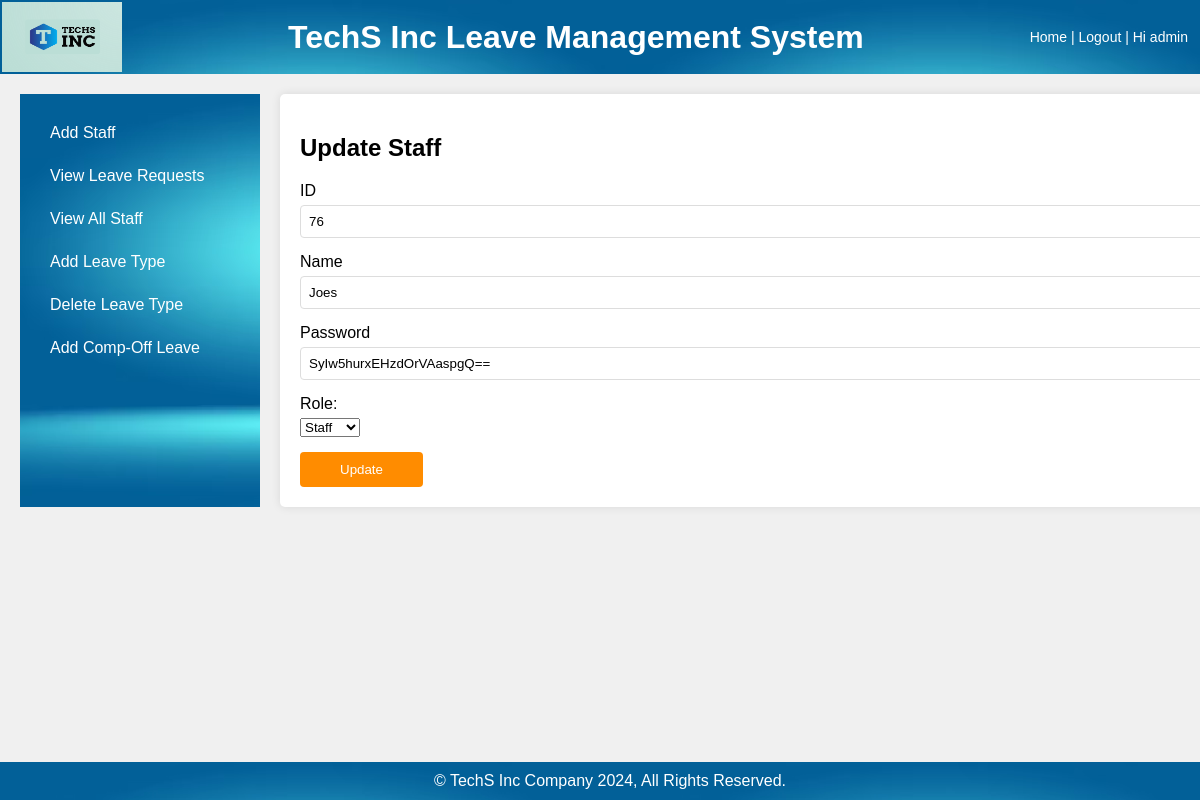
Screenshot of /Controller/update_staff.php?id=76 with the database file from the repository.
### tables this page shows
CREATE TABLE `users` (
  `user_id` int(11) NOT NULL,
  `username` varchar(50) NOT NULL,
  `email` text NOT NULL,
  `password` varchar(50) NOT NULL,
  `role` varchar(50) NOT NULL,
  `reset_token_hash` varchar(100) DEFAULT NULL,
  `reset_token_expires_at` datetime DEFAULT NULL
);

### Controller/update_staff.php (the view, shortened to what this page needs)
<?php
include '../controller/db_connect.php';
if (isset($_GET['id'])) {
    $staff_id = $_GET['id'];
    $sql = "SELECT * FROM users WHERE user_id = ? AND role = 'staff'";
    $stmt = $conn->prepare($sql);
    $stmt->bind_param("i", $staff_id);
    $stmt->execute();
    $result = $stmt->get_result();
    if ($result->num_rows > 0) {
        $staff = $result->fetch_assoc();
    } else {
        echo "No staff found with the given ID.";
        exit();
    }
} else {
    echo "No staff ID provided.";
    exit();
}
?>
<!DOCTYPE html>
<html lang="en">
<head>
</head>
<body>
    <div class="header">
		<img class = "imagesrc" src="../images/logo4.png" alt = "" />
        <h1>TechS Inc Leave Management System</h1>
        <div class="user-info">
            <span><a href="../controller/admin_dashboard.php" style="color: white; text-decoration: none;">Home</a></span> |
			<span><a href="../index.php" style="color: white; text-decoration: none;">Logout</a></span> |
            <span>Hi admin</span>
        </div>
    </div>
    <div class="container">
        <div class="sidebar">
            <a href="../controller/admin_dashboard.php">Add Staff</a>
			<a href="../view/leave_requests.php">View Leave Requests</a>
            <a href="../view/view_all_staff.php">View All Staff</a>
            <a href="../controller/add_leave.php">Add Leave Type</a>
            <a href="../controller/delete_leave.php">Delete Leave Type</a>
			<a href="../controller/add_compoff_leave.php">Add Comp-Off Leave</a>
        </div>
        <div class="content">
            <h2>Update Staff</h2>
            <form action="../controller/update_staff.php" method="post">
                <div class="form-group">
                    <label>ID</label>
                    <input type="text" placeholder="Staff ID" name="user_id" value="<?php echo $staff['user_id']; ?>" required readonly>
                </div>
                <div class="form-group">
                    <label>Name</label>
                    <input type="text" placeholder="Staff Name" name="username" value="<?php echo $staff['username']; ?>" required>
                </div>
                <div class="form-group">
                    <label>Password</label>
                    <input type="text" id="password" name="password" value="<?php echo $staff['password']; ?>" required>
                </div>
                <div class="form-group">
                    <label for="role">Role:</label>
                    <select id="role" name="role" required>
                        <option value="staff" <?php if($staff['role'] == 'staff') echo 'selected'; ?>>Staff</option>
                    </select>
                </div>
                <button type="submit" class="btn">Update</button>
            </form>
        </div>
    </div>
    <div class="footer">
        © TechS Inc Company 2024, All Rights Reserved.
    </div>
</body>
</html>

### Controller/update_staff.php (style rules this page uses)
body { font-family: Arial, sans-serif; margin: 0; padding: 0; background-color: #f0f0f0; }
.header { background-color: #8FBC8F; color: white; padding: 2px; display: flex; justify-content: space-between; align-items: center; background-image: url('../images/sidebar.jpg'); }
.header h1 { margin: 0; }
.user-info { font-size: 14px; margin-right: 10px; }
.container { display: flex; margin: 20px; width: 1200px; }
.sidebar { width: 200px; background-color: #8FBC8F; padding: 20px; background-image: url('../images/sidebar.jpg'); }
.sidebar a { display: block; color: white; text-decoration: none; padding: 10px; margin-bottom: 5px; }
.content { flex-grow: 1; padding: 20px; background-color: white; margin-left: 20px; border-radius: 5px; box-shadow: 0 0 10px rgba(0,0,0,0.1); }
.form-group { margin-bottom: 15px; }
.form-group label { display: block; margin-bottom: 5px; }
.form-group input { width: 100%; padding: 8px; border: 1px solid #ddd; border-radius: 4px; }
.btn { background-color: #FF8C00; color: white; padding: 10px 40px; border: none; border-radius: 4px; cursor: pointer; }
.footer { background-color: #8FBC8F; color: white; text-align: center; padding: 10px; position: fixed; bottom: 0; width: 100%; background-image: url('../images/sidebar.jpg'); }
.imagesrc { height: 70px; width:120px; margin-left: 0px; }

### rows the page displays
users: user_id "76", username "Joes", password "SyIw5hurxEHzdOrVAaspgQ==", role "Staff"
